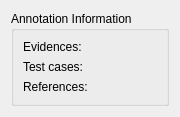
<?xml version="1.0" encoding="UTF-8"?>
<ui version="4.0">
 <class>AnnotationDisplayWidget</class>
 <widget class="QWidget" name="AnnotationDisplayWidget">
  <property name="geometry">
   <rect>
    <x>0</x>
    <y>0</y>
    <width>180</width>
    <height>102</height>
   </rect>
  </property>
  <property name="windowTitle">
   <string>Form</string>
  </property>
  <layout class="QVBoxLayout" name="verticalLayout">
   <item>
    <widget class="QGroupBox" name="groupBox">
     <property name="title">
      <string>Annotation Information</string>
     </property>
     <layout class="QGridLayout" name="gridLayout">
      <item row="0" column="0">
       <widget class="QLabel" name="label">
        <property name="sizePolicy">
         <sizepolicy hsizetype="Fixed" vsizetype="Preferred">
          <horstretch>0</horstretch>
          <verstretch>0</verstretch>
         </sizepolicy>
        </property>
        <property name="text">
         <string>Evidences:</string>
        </property>
       </widget>
      </item>
      <item row="0" column="1">
       <widget class="QLabel" name="label_num_evidences">
        <property name="sizePolicy">
         <sizepolicy hsizetype="Preferred" vsizetype="Preferred">
          <horstretch>0</horstretch>
          <verstretch>0</verstretch>
         </sizepolicy>
        </property>
        <property name="text">
         <string/>
        </property>
       </widget>
      </item>
      <item row="1" column="0">
       <widget class="QLabel" name="label_3">
        <property name="sizePolicy">
         <sizepolicy hsizetype="Fixed" vsizetype="Preferred">
          <horstretch>0</horstretch>
          <verstretch>0</verstretch>
         </sizepolicy>
        </property>
        <property name="text">
         <string>Test cases:</string>
        </property>
       </widget>
      </item>
      <item row="1" column="1">
       <widget class="QLabel" name="label_num_tests">
        <property name="sizePolicy">
         <sizepolicy hsizetype="Preferred" vsizetype="Preferred">
          <horstretch>0</horstretch>
          <verstretch>0</verstretch>
         </sizepolicy>
        </property>
        <property name="text">
         <string/>
        </property>
       </widget>
      </item>
      <item row="2" column="0">
       <widget class="QLabel" name="label_5">
        <property name="sizePolicy">
         <sizepolicy hsizetype="Fixed" vsizetype="Preferred">
          <horstretch>0</horstretch>
          <verstretch>0</verstretch>
         </sizepolicy>
        </property>
        <property name="text">
         <string>References:</string>
        </property>
       </widget>
      </item>
      <item row="2" column="1">
       <widget class="QLabel" name="label_num_references">
        <property name="sizePolicy">
         <sizepolicy hsizetype="Preferred" vsizetype="Preferred">
          <horstretch>0</horstretch>
          <verstretch>0</verstretch>
         </sizepolicy>
        </property>
        <property name="text">
         <string/>
        </property>
       </widget>
      </item>
     </layout>
    </widget>
   </item>
  </layout>
 </widget>
 <resources/>
 <connections/>
</ui>
